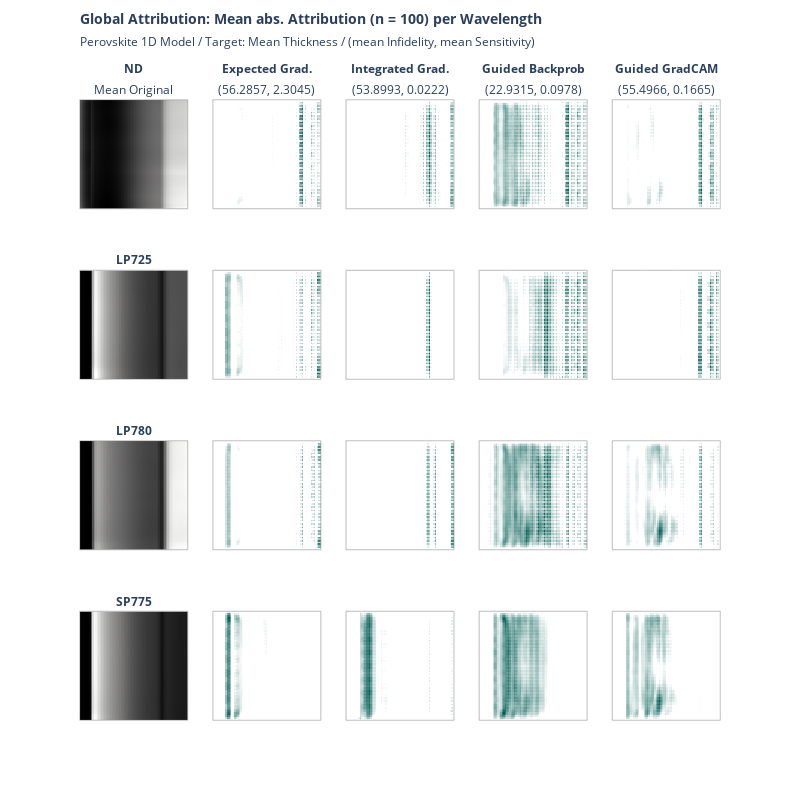

The notebook cell saved with this chart:
### Code cell
import plotly.graph_objects as go
import plotly.express as px
from plotly.subplots import make_subplots


def format_title(title, subtitle=None, font_size=14, subtitle_font_size=12):
    title = f'<span style="font-size: {font_size}px;"><b>{title}</b></span>'
    if not subtitle:
        return title
    subtitle = f'<span style="font-size: {subtitle_font_size}px;">{subtitle}</span>'
    return f"{title}<br>{subtitle}"


colors = [(0, "#ffffff"), (0.3, "#ffffff"), (1, "#005C53")]

x = x_batch.mean(0)

fig = make_subplots(
    rows=4,
    cols=5,
    vertical_spacing=0.1,
    subplot_titles=(
        format_title("ND", "Mean Original", font_size=12),
        format_title(
            "Expected Grad.",
            "("
            + str(np.round(infid_eg.numpy(), 4))
            + ", "
            + str(np.round(sens_eg.numpy(), 4))
            + ")",
            font_size=12,
        ),
        format_title(
            "Integrated Grad.",
            "("
            + str(np.round(infid_ig.numpy(), 4))
            + ", "
            + str(np.round(sens_ig.numpy(), 4))
            + ")",
            font_size=12,
        ),
        format_title(
            "Guided Backprob",
            "("
            + str(np.round(infid_gbp.numpy(), 4))
            + ", "
            + str(np.round(sens_gbp.numpy(), 4))
            + ")",
            font_size=12,
        ),
        format_title(
            "Guided GradCAM",
            "("
            + str(np.round(infid_ggc.numpy(), 4))
            + ", "
            + str(np.round(sens_ggc.numpy(), 4))
            + ")",
            font_size=12,
        ),
        format_title("LP725", None, font_size=12),
        None,
        None,
        None,
        None,
        format_title("LP780", None, font_size=12),
        None,
        None,
        None,
        None,
        format_title("SP775", None, font_size=12),
        None,
        None,
        None,
        None,
    ),
)

fig.add_trace(
    go.Heatmap(z=x.numpy()[0], colorscale="gray", showscale=False), row=1, col=1
)
fig.add_trace(
    go.Heatmap(z=attr_eg[0], colorscale=colors, showscale=False), row=1, col=2
)
fig.add_trace(
    go.Heatmap(z=attr_ig[0], colorscale=colors, showscale=False), row=1, col=3
)
fig.add_trace(
    go.Heatmap(z=attr_gbp[0], colorscale=colors, showscale=False), row=1, col=4
)
fig.add_trace(
    go.Heatmap(z=attr_ggc[0], colorscale=colors, showscale=False), row=1, col=5
)

fig.add_trace(
    go.Heatmap(z=x.numpy()[1], colorscale="gray", showscale=False), row=2, col=1
)
fig.add_trace(
    go.Heatmap(z=attr_eg[1], colorscale=colors, showscale=False), row=2, col=2
)
fig.add_trace(
    go.Heatmap(z=attr_ig[1], colorscale=colors, showscale=False), row=2, col=3
)
fig.add_trace(
    go.Heatmap(z=attr_gbp[1], colorscale=colors, showscale=False), row=2, col=4
)
fig.add_trace(
    go.Heatmap(z=attr_ggc[1], colorscale=colors, showscale=False), row=2, col=5
)

fig.add_trace(
    go.Heatmap(z=x.numpy()[2], colorscale="gray", showscale=False), row=3, col=1
)
fig.add_trace(
    go.Heatmap(z=attr_eg[2], colorscale=colors, showscale=False), row=3, col=2
)
fig.add_trace(
    go.Heatmap(z=attr_ig[2], colorscale=colors, showscale=False), row=3, col=3
)
fig.add_trace(
    go.Heatmap(z=attr_gbp[2], colorscale=colors, showscale=False), row=3, col=4
)
fig.add_trace(
    go.Heatmap(z=attr_ggc[2], colorscale=colors, showscale=False), row=3, col=5
)

fig.add_trace(
    go.Heatmap(z=x.numpy()[3], colorscale="gray", showscale=False), row=4, col=1
)
fig.add_trace(
    go.Heatmap(z=attr_eg[3], colorscale=colors, showscale=False), row=4, col=2
)
fig.add_trace(
    go.Heatmap(z=attr_ig[3], colorscale=colors, showscale=False), row=4, col=3
)
fig.add_trace(
    go.Heatmap(z=attr_gbp[3], colorscale=colors, showscale=False), row=4, col=4
)
fig.add_trace(
    go.Heatmap(z=attr_ggc[3], colorscale=colors, showscale=False), row=4, col=5
)

fig.update_yaxes(showticklabels=False)
fig.update_xaxes(showticklabels=False)

if target == "pce":
    subtitle = "Perovskite 1D Model / Target: PCE /(mean Infidelity, mean Sensitivity)"
else:
    subtitle = "Perovskite 1D Model / Target: Mean Thickness / (mean Infidelity, mean Sensitivity)"

fig.update_layout(
    title=format_title(
        "Global Attribution: Mean abs. Attribution (n = "
        + str(batch_size)
        + ") per Wavelength",
        subtitle,
    ),
    title_y=0.97,
    title_x=0.1,
    height=800,
    width=800,
)

fig.update_xaxes(showline=True, linewidth=0.5, linecolor="grey", mirror=True)
fig.update_yaxes(showline=True, linewidth=0.5, linecolor="grey", mirror=True)

fig.write_image("xai/images/" + target + "/2D_time/2D_cmp_global_wl.png", scale=2)

fig.show()

### Figure 1 — Plotly figure (JSON) as saved in the notebook; plotly's stock layout.template omitted (floating-point values rounded to 4 significant figures; data arrays with more than 128 entries replaced by an {"elided": "..."} marker saying what was removed)
{"data": [{"colorscale": [[0, "rgb(0, 0, 0)"], [0.09091, "rgb(16, 16, 16)"], [0.1818, "rgb(38, 38, 38)"], [0.2727, "rgb(59, 59, 59)"], [0.3636, "rgb(81, 80, 80)"], [0.4545, "rgb(102, 101, 101)"], [0.5455, "rgb(124, 123, 122)"], [0.6364, "rgb(146, 146, 145)"], [0.7273, "rgb(171, 171, 170)"], [0.8182, "rgb(197, 197, 195)"], [0.9091, "rgb(224, 224, 223)"], [1, "rgb(254, 254, 253)"]], "showscale": false, "type": "heatmap", "xaxis": "x", "yaxis": "y", "z": {"elided": "65x72 float values"}}, {"colorscale": [[0, "#ffffff"], [0.3, "#ffffff"], [1, "#005C53"]], "showscale": false, "type": "heatmap", "xaxis": "x2", "yaxis": "y2", "z": {"elided": "65x72 float values"}}, {"colorscale": [[0, "#ffffff"], [0.3, "#ffffff"], [1, "#005C53"]], "showscale": false, "type": "heatmap", "xaxis": "x3", "yaxis": "y3", "z": {"elided": "65x72 float values"}}, {"colorscale": [[0, "#ffffff"], [0.3, "#ffffff"], [1, "#005C53"]], "showscale": false, "type": "heatmap", "xaxis": "x4", "yaxis": "y4", "z": {"elided": "65x72 float values"}}, {"colorscale": [[0, "#ffffff"], [0.3, "#ffffff"], [1, "#005C53"]], "showscale": false, "type": "heatmap", "xaxis": "x5", "yaxis": "y5", "z": {"elided": "65x72 float values"}}, {"colorscale": [[0, "rgb(0, 0, 0)"], [0.09091, "rgb(16, 16, 16)"], [0.1818, "rgb(38, 38, 38)"], [0.2727, "rgb(59, 59, 59)"], [0.3636, "rgb(81, 80, 80)"], [0.4545, "rgb(102, 101, 101)"], [0.5455, "rgb(124, 123, 122)"], [0.6364, "rgb(146, 146, 145)"], [0.7273, "rgb(171, 171, 170)"], [0.8182, "rgb(197, 197, 195)"], [0.9091, "rgb(224, 224, 223)"], [1, "rgb(254, 254, 253)"]], "showscale": false, "type": "heatmap", "xaxis": "x6", "yaxis": "y6", "z": {"elided": "65x72 float values"}}, {"colorscale": [[0, "#ffffff"], [0.3, "#ffffff"], [1, "#005C53"]], "showscale": false, "type": "heatmap", "xaxis": "x7", "yaxis": "y7", "z": {"elided": "65x72 float values"}}, {"colorscale": [[0, "#ffffff"], [0.3, "#ffffff"], [1, "#005C53"]], "showscale": false, "type": "heatmap", "xaxis": "x8", "yaxis": "y8", "z": {"elided": "65x72 float values"}}, {"colorscale": [[0, "#ffffff"], [0.3, "#ffffff"], [1, "#005C53"]], "showscale": false, "type": "heatmap", "xaxis": "x9", "yaxis": "y9", "z": {"elided": "65x72 float values"}}, {"colorscale": [[0, "#ffffff"], [0.3, "#ffffff"], [1, "#005C53"]], "showscale": false, "type": "heatmap", "xaxis": "x10", "yaxis": "y10", "z": {"elided": "65x72 float values"}}, {"colorscale": [[0, "rgb(0, 0, 0)"], [0.09091, "rgb(16, 16, 16)"], [0.1818, "rgb(38, 38, 38)"], [0.2727, "rgb(59, 59, 59)"], [0.3636, "rgb(81, 80, 80)"], [0.4545, "rgb(102, 101, 101)"], [0.5455, "rgb(124, 123, 122)"], [0.6364, "rgb(146, 146, 145)"], [0.7273, "rgb(171, 171, 170)"], [0.8182, "rgb(197, 197, 195)"], [0.9091, "rgb(224, 224, 223)"], [1, "rgb(254, 254, 253)"]], "showscale": false, "type": "heatmap", "xaxis": "x11", "yaxis": "y11", "z": {"elided": "65x72 float values"}}, {"colorscale": [[0, "#ffffff"], [0.3, "#ffffff"], [1, "#005C53"]], "showscale": false, "type": "heatmap", "xaxis": "x12", "yaxis": "y12", "z": {"elided": "65x72 float values"}}, {"colorscale": [[0, "#ffffff"], [0.3, "#ffffff"], [1, "#005C53"]], "showscale": false, "type": "heatmap", "xaxis": "x13", "yaxis": "y13", "z": {"elided": "65x72 float values"}}, {"colorscale": [[0, "#ffffff"], [0.3, "#ffffff"], [1, "#005C53"]], "showscale": false, "type": "heatmap", "xaxis": "x14", "yaxis": "y14", "z": {"elided": "65x72 float values"}}, {"colorscale": [[0, "#ffffff"], [0.3, "#ffffff"], [1, "#005C53"]], "showscale": false, "type": "heatmap", "xaxis": "x15", "yaxis": "y15", "z": {"elided": "65x72 float values"}}, {"colorscale": [[0, "rgb(0, 0, 0)"], [0.09091, "rgb(16, 16, 16)"], [0.1818, "rgb(38, 38, 38)"], [0.2727, "rgb(59, 59, 59)"], [0.3636, "rgb(81, 80, 80)"], [0.4545, "rgb(102, 101, 101)"], [0.5455, "rgb(124, 123, 122)"], [0.6364, "rgb(146, 146, 145)"], [0.7273, "rgb(171, 171, 170)"], [0.8182, "rgb(197, 197, 195)"], [0.9091, "rgb(224, 224, 223)"], [1, "rgb(254, 254, 253)"]], "showscale": false, "type": "heatmap", "xaxis": "x16", "yaxis": "y16", "z": {"elided": "65x72 float values"}}, {"colorscale": [[0, "#ffffff"], [0.3, "#ffffff"], [1, "#005C53"]], "showscale": false, "type": "heatmap", "xaxis": "x17", "yaxis": "y17", "z": {"elided": "65x72 float values"}}, {"colorscale": [[0, "#ffffff"], [0.3, "#ffffff"], [1, "#005C53"]], "showscale": false, "type": "heatmap", "xaxis": "x18", "yaxis": "y18", "z": {"elided": "65x72 float values"}}, {"colorscale": [[0, "#ffffff"], [0.3, "#ffffff"], [1, "#005C53"]], "showscale": false, "type": "heatmap", "xaxis": "x19", "yaxis": "y19", "z": {"elided": "65x72 float values"}}, {"colorscale": [[0, "#ffffff"], [0.3, "#ffffff"], [1, "#005C53"]], "showscale": false, "type": "heatmap", "xaxis": "x20", "yaxis": "y20", "z": {"elided": "65x72 float values"}}], "layout": {"annotations": [{"font": {"size": 16}, "showarrow": false, "text": "<span style=\"font-size: 12px;\"><b>ND</b></span><br><span style=\"font-size: 12px;\">Mean Original</span>", "x": 0.084, "xanchor": "center", "xref": "paper", "y": 1, "yanchor": "bottom", "yref": "paper"}, {"font": {"size": 16}, "showarrow": false, "text": "<span style=\"font-size: 12px;\"><b>Expected Grad.</b></span><br><span style=\"font-size: 12px;\">(56.2857, 2.3045)</span>", "x": 0.292, "xanchor": "center", "xref": "paper", "y": 1, "yanchor": "bottom", "yref": "paper"}, {"font": {"size": 16}, "showarrow": false, "text": "<span style=\"font-size: 12px;\"><b>Integrated Grad.</b></span><br><span style=\"font-size: 12px;\">(53.8993, 0.0222)</span>", "x": 0.5, "xanchor": "center", "xref": "paper", "y": 1, "yanchor": "bottom", "yref": "paper"}, {"font": {"size": 16}, "showarrow": false, "text": "<span style=\"font-size: 12px;\"><b>Guided Backprob</b></span><br><span style=\"font-size: 12px;\">(22.9315, 0.0978)</span>", "x": 0.708, "xanchor": "center", "xref": "paper", "y": 1, "yanchor": "bottom", "yref": "paper"}, {"font": {"size": 16}, "showarrow": false, "text": "<span style=\"font-size: 12px;\"><b>Guided GradCAM</b></span><br><span style=\"font-size: 12px;\">(55.4966, 0.1665)</span>", "x": 0.916, "xanchor": "center", "xref": "paper", "y": 1, "yanchor": "bottom", "yref": "paper"}, {"font": {"size": 16}, "showarrow": false, "text": "<span style=\"font-size: 12px;\"><b>LP725</b></span>", "x": 0.084, "xanchor": "center", "xref": "paper", "y": 0.725, "yanchor": "bottom", "yref": "paper"}, {"font": {"size": 16}, "showarrow": false, "text": "<span style=\"font-size: 12px;\"><b>LP780</b></span>", "x": 0.084, "xanchor": "center", "xref": "paper", "y": 0.45, "yanchor": "bottom", "yref": "paper"}, {"font": {"size": 16}, "showarrow": false, "text": "<span style=\"font-size: 12px;\"><b>SP775</b></span>", "x": 0.084, "xanchor": "center", "xref": "paper", "y": 0.175, "yanchor": "bottom", "yref": "paper"}], "height": 800, "title": {"text": "<span style=\"font-size: 14px;\"><b>Global Attribution: Mean abs. Attribution (n = 100) per Wavelength</b></span><br><span style=\"font-size: 12px;\">Perovskite 1D Model / Target: Mean Thickness / (mean Infidelity, mean Sensitivity)</span>", "x": 0.1, "y": 0.97}, "width": 800, "xaxis": {"anchor": "y", "domain": [0, 0.168], "linecolor": "grey", "linewidth": 0.5, "mirror": true, "showline": true, "showticklabels": false}, "xaxis10": {"anchor": "y10", "domain": [0.832, 1], "linecolor": "grey", "linewidth": 0.5, "mirror": true, "showline": true, "showticklabels": false}, "xaxis11": {"anchor": "y11", "domain": [0, 0.168], "linecolor": "grey", "linewidth": 0.5, "mirror": true, "showline": true, "showticklabels": false}, "xaxis12": {"anchor": "y12", "domain": [0.208, 0.376], "linecolor": "grey", "linewidth": 0.5, "mirror": true, "showline": true, "showticklabels": false}, "xaxis13": {"anchor": "y13", "domain": [0.416, 0.584], "linecolor": "grey", "linewidth": 0.5, "mirror": true, "showline": true, "showticklabels": false}, "xaxis14": {"anchor": "y14", "domain": [0.624, 0.792], "linecolor": "grey", "linewidth": 0.5, "mirror": true, "showline": true, "showticklabels": false}, "xaxis15": {"anchor": "y15", "domain": [0.832, 1], "linecolor": "grey", "linewidth": 0.5, "mirror": true, "showline": true, "showticklabels": false}, "xaxis16": {"anchor": "y16", "domain": [0, 0.168], "linecolor": "grey", "linewidth": 0.5, "mirror": true, "showline": true, "showticklabels": false}, "xaxis17": {"anchor": "y17", "domain": [0.208, 0.376], "linecolor": "grey", "linewidth": 0.5, "mirror": true, "showline": true, "showticklabels": false}, "xaxis18": {"anchor": "y18", "domain": [0.416, 0.584], "linecolor": "grey", "linewidth": 0.5, "mirror": true, "showline": true, "showticklabels": false}, "xaxis19": {"anchor": "y19", "domain": [0.624, 0.792], "linecolor": "grey", "linewidth": 0.5, "mirror": true, "showline": true, "showticklabels": false}, "xaxis2": {"anchor": "y2", "domain": [0.208, 0.376], "linecolor": "grey", "linewidth": 0.5, "mirror": true, "showline": true, "showticklabels": false}, "xaxis20": {"anchor": "y20", "domain": [0.832, 1], "linecolor": "grey", "linewidth": 0.5, "mirror": true, "showline": true, "showticklabels": false}, "xaxis3": {"anchor": "y3", "domain": [0.416, 0.584], "linecolor": "grey", "linewidth": 0.5, "mirror": true, "showline": true, "showticklabels": false}, "xaxis4": {"anchor": "y4", "domain": [0.624, 0.792], "linecolor": "grey", "linewidth": 0.5, "mirror": true, "showline": true, "showticklabels": false}, "xaxis5": {"anchor": "y5", "domain": [0.832, 1], "linecolor": "grey", "linewidth": 0.5, "mirror": true, "showline": true, "showticklabels": false}, "xaxis6": {"anchor": "y6", "domain": [0, 0.168], "linecolor": "grey", "linewidth": 0.5, "mirror": true, "showline": true, "showticklabels": false}, "xaxis7": {"anchor": "y7", "domain": [0.208, 0.376], "linecolor": "grey", "linewidth": 0.5, "mirror": true, "showline": true, "showticklabels": false}, "xaxis8": {"anchor": "y8", "domain": [0.416, 0.584], "linecolor": "grey", "linewidth": 0.5, "mirror": true, "showline": true, "showticklabels": false}, "xaxis9": {"anchor": "y9", "domain": [0.624, 0.792], "linecolor": "grey", "linewidth": 0.5, "mirror": true, "showline": true, "showticklabels": false}, "yaxis": {"anchor": "x", "domain": [0.825, 1], "linecolor": "grey", "linewidth": 0.5, "mirror": true, "showline": true, "showticklabels": false}, "yaxis10": {"anchor": "x10", "domain": [0.55, 0.725], "linecolor": "grey", "linewidth": 0.5, "mirror": true, "showline": true, "showticklabels": false}, "yaxis11": {"anchor": "x11", "domain": [0.275, 0.45], "linecolor": "grey", "linewidth": 0.5, "mirror": true, "showline": true, "showticklabels": false}, "yaxis12": {"anchor": "x12", "domain": [0.275, 0.45], "linecolor": "grey", "linewidth": 0.5, "mirror": true, "showline": true, "showticklabels": false}, "yaxis13": {"anchor": "x13", "domain": [0.275, 0.45], "linecolor": "grey", "linewidth": 0.5, "mirror": true, "showline": true, "showticklabels": false}, "yaxis14": {"anchor": "x14", "domain": [0.275, 0.45], "linecolor": "grey", "linewidth": 0.5, "mirror": true, "showline": true, "showticklabels": false}, "yaxis15": {"anchor": "x15", "domain": [0.275, 0.45], "linecolor": "grey", "linewidth": 0.5, "mirror": true, "showline": true, "showticklabels": false}, "yaxis16": {"anchor": "x16", "domain": [0, 0.175], "linecolor": "grey", "linewidth": 0.5, "mirror": true, "showline": true, "showticklabels": false}, "yaxis17": {"anchor": "x17", "domain": [0, 0.175], "linecolor": "grey", "linewidth": 0.5, "mirror": true, "showline": true, "showticklabels": false}, "yaxis18": {"anchor": "x18", "domain": [0, 0.175], "linecolor": "grey", "linewidth": 0.5, "mirror": true, "showline": true, "showticklabels": false}, "yaxis19": {"anchor": "x19", "domain": [0, 0.175], "linecolor": "grey", "linewidth": 0.5, "mirror": true, "showline": true, "showticklabels": false}, "yaxis2": {"anchor": "x2", "domain": [0.825, 1], "linecolor": "grey", "linewidth": 0.5, "mirror": true, "showline": true, "showticklabels": false}, "yaxis20": {"anchor": "x20", "domain": [0, 0.175], "linecolor": "grey", "linewidth": 0.5, "mirror": true, "showline": true, "showticklabels": false}, "yaxis3": {"anchor": "x3", "domain": [0.825, 1], "linecolor": "grey", "linewidth": 0.5, "mirror": true, "showline": true, "showticklabels": false}, "yaxis4": {"anchor": "x4", "domain": [0.825, 1], "linecolor": "grey", "linewidth": 0.5, "mirror": true, "showline": true, "showticklabels": false}, "yaxis5": {"anchor": "x5", "domain": [0.825, 1], "linecolor": "grey", "linewidth": 0.5, "mirror": true, "showline": true, "showticklabels": false}, "yaxis6": {"anchor": "x6", "domain": [0.55, 0.725], "linecolor": "grey", "linewidth": 0.5, "mirror": true, "showline": true, "showticklabels": false}, "yaxis7": {"anchor": "x7", "domain": [0.55, 0.725], "linecolor": "grey", "linewidth": 0.5, "mirror": true, "showline": true, "showticklabels": false}, "yaxis8": {"anchor": "x8", "domain": [0.55, 0.725], "linecolor": "grey", "linewidth": 0.5, "mirror": true, "showline": true, "showticklabels": false}, "yaxis9": {"anchor": "x9", "domain": [0.55, 0.725], "linecolor": "grey", "linewidth": 0.5, "mirror": true, "showline": true, "showticklabels": false}}}
